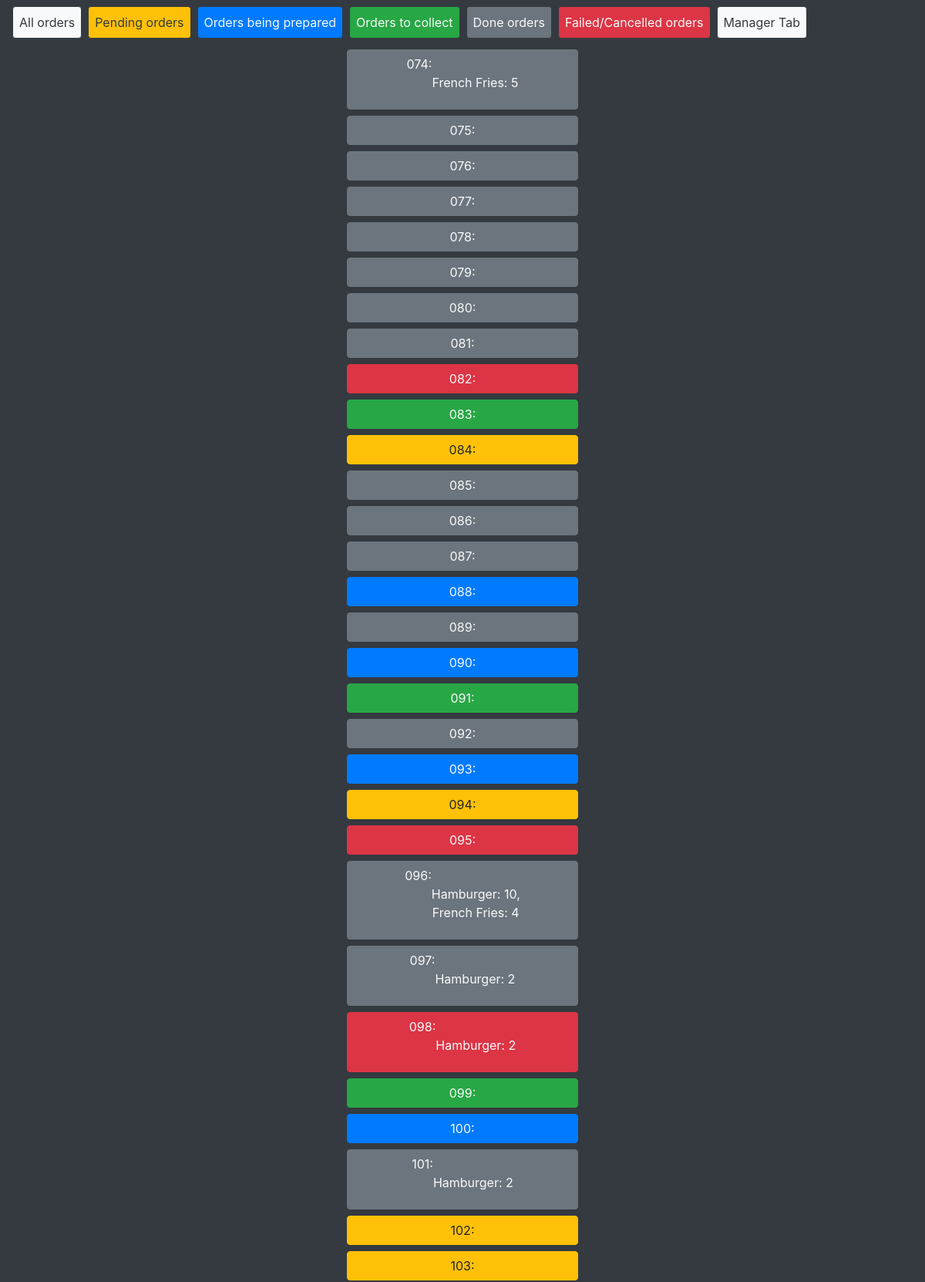
/ordersys/orders/ (signed in, upper part), run on the app's committed database.
### ordersys/models.py (models this page shows, shortened)
class Order(models.Model):
    ordered_items = models.ManyToManyField(Product, through='ProductAmount')
    date_ordered = models.DateTimeField("Ordered", auto_now=True)
    status = models.CharField(max_length=12, default="Pending")
    cost = models.DecimalField(max_digits=8, decimal_places=2, blank=True)
    def print_ordered_items_products_amounts(self):
        end = ''
        for product_amount in ProductAmount.objects.filter(order=self):
            end += '\n{}: {}, '.format(product_amount.product.name, product_amount.amount)
        return end[:-2]
    def define_shown_id(self):
        if self.id<10:
            return '00{}'.format(self.id)
        elif self.id<100:
            return '0{}'.format(self.id)
        elif self.id<1000:
            return str(self.id)
        else:
            return str(self.id)[-3:]
    def __str__(self):
        return self.define_shown_id()

class ProductAmount(models.Model):
    order = models.ForeignKey(Order, on_delete=models.CASCADE)
    product = models.ForeignKey(Product, on_delete=models.CASCADE)
    amount = models.PositiveIntegerField()

class Product(models.Model):
    name = models.CharField(max_length=32)
    recipe = models.ManyToManyField(Ingredient, through='IngredientAmount')
    cost = models.DecimalField(max_digits=5, decimal_places=2, blank=True)

### ordersys/views/order_views.py (the view)
# urls.py: path('orders/', views.OrdersView.as_view(), name='index'),
class OrdersView(LoginRequiredMixin, generic.ListView):
    login_url = '/ordersys/login/'
    model=Order
    template_name = 'ordersys/order/orders.html'
    context_object_name = 'orders_list'
    orderint = ['id']
    def get_queryset(self):
        return Order.objects.all()

### ordersys/templates/ordersys/order/orders.html (shortened to what this page needs)
{% extends 'ordersys/base.html'%}
{% block content %}
    {% if orders_list %}
        {% for order in orders_list %}
            {% if order.status == "Pending" %}
                <form action="{% url 'ordersys:start_preparing' order.id%}" method="post" class="d-flex justify-content-center">
                    <button type="submit" class="btn btn-warning w-25 d-flex mt-2 mb-0 justify-content-center">{{order}}:{{order.print_ordered_items_products_amounts|linebreaks}}</button>
                </form>
            {% elif order.status == "Prepare" %}
                <form action="{% url 'ordersys:finish_preparing' order.id%}" method="post" class="d-flex justify-content-center">
                    <button type="submit" class="btn btn-primary w-25 d-flex mt-2 mb-0 justify-content-center text-light">{{order}}:{{order.print_ordered_items_products_amounts|linebreaks}}</button>
                </form>
            {% elif order.status == "Collect" %}
                <form action="{% url 'ordersys:collect_preparing' order.id%}" method="post" class="d-flex justify-content-center">
                    <button type="submit" class="btn btn-success w-25 d-flex mt-2 mb-0 justify-content-center text-light">{{order}}:{{order.print_ordered_items_products_amounts|linebreaks}}</button>
                </form>
            {% elif order.status == "Done" %}
                <div class="d-flex justify-content-center">
                    <button type="submit" class="btn btn-secondary w-25 d-flex justify-content-center mt-2 mb-0 text-light">{{order}}:{{order.print_ordered_items_products_amounts|linebreaks}}</p>
                </div>
            {% else %}
                <div class="d-flex justify-content-center">
                    <button type="submit" class="btn btn-danger d-flex w-25 justify-content-center mt-2 mb-0 text-light">{{order}}:{{order.print_ordered_items_products_amounts|linebreaks}}</p>
                </div>
            {% endif %}
        {% endfor %}
    {% endif %}
{% endblock %}

### data on the page
Order: id "074", print_ordered_items_products_amounts "French Fries: 5"
Order: id "075"
Order: id "076"
Order: id "077"
Order: id "078"
Order: id "079"
Order: id "080"
Order: id "081"
Order: id "082"
Order: id "083"
Order: id "084"
Order: id "085"
Order: id "086"
Order: id "087"
Order: id "088"
Order: id "089"
Order: id "090"
Order: id "091"
Order: id "092"
Order: id "093"
Order: id "094"
Order: id "095"
Order: id "096", print_ordered_items_products_amounts "Hamburger: 10, French Fries: 4"
Order: id "097", print_ordered_items_products_amounts "Hamburger: 2"
Order: id "098", print_ordered_items_products_amounts "Hamburger: 2"
Order: id "099"
Order: id "100"
Order: id "101", print_ordered_items_products_amounts "Hamburger: 2"
Order: id "102"
Order: id "103"
